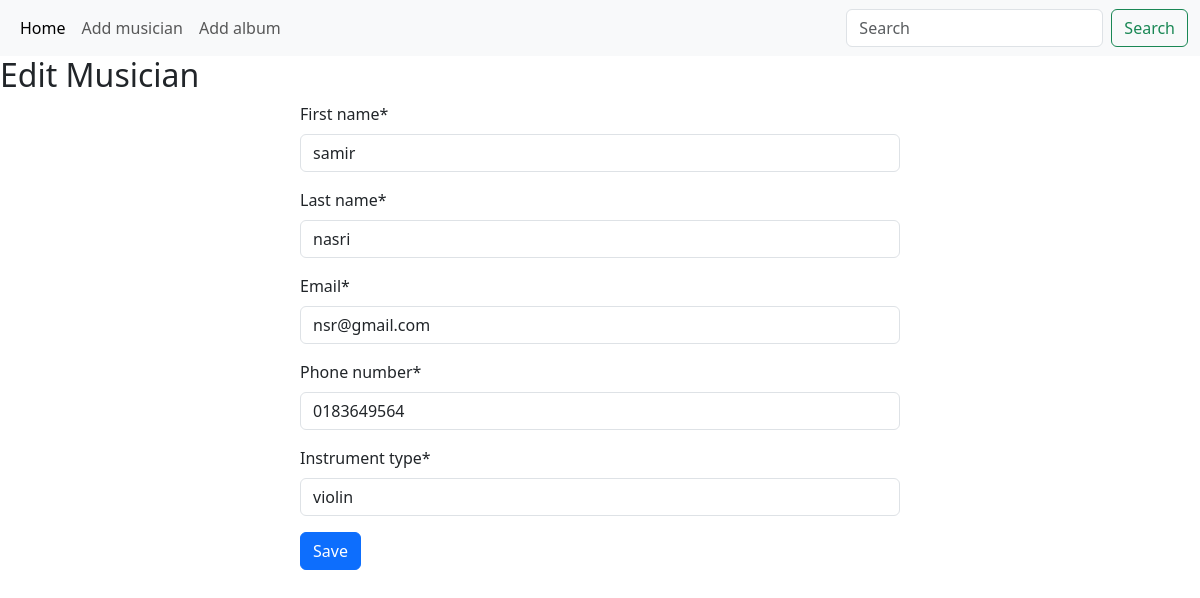
The page /musician/edit/2 on the database its author committed.
### musician/models.py (models this page shows, shortened)
class Musician(models.Model):
    first_name = models.CharField(max_length=50)
    last_name = models.CharField(max_length=50)
    email = models.EmailField()
    phone_number = models.CharField(max_length=15)
    instrument_type = models.CharField(max_length=50)

### musician/views.py (the view)
# urls.py: path('edit/<int:id>', edit_musician, name='edit_musician'),
def edit_musician(request, id):
    musician = Musician.objects.get(pk=id)
    if request.method == 'POST':
        form = MusicianForm(request.POST, instance=musician)
        if form.is_valid():
            form.save()
            return redirect('add_musician')
    else:
        form = MusicianForm(instance=musician)
    return render(request, 'add_musician.html', {'form': form})

### musician/forms.py
class MusicianForm(forms.ModelForm):
    class Meta:
        model = Musician
        fields = '__all__'

### musician/templates/add_musician.html (shortened to what this page needs)
{% extends 'base.html' %}
{% block content %}
{% load crispy_forms_tags %}
<h2>Edit Musician</h2>
<form method="post" style="width: 50%; margin: auto;">
  {{ form|crispy }}
  <button type="submit" class="btn btn-primary">Save</button>
</form>
{% endblock %}

### rows shown on the page
Musician: first_name "samir", last_name "nasri", email "nsr@gmail.com", phone_number "0183649564", instrument_type "violin"
